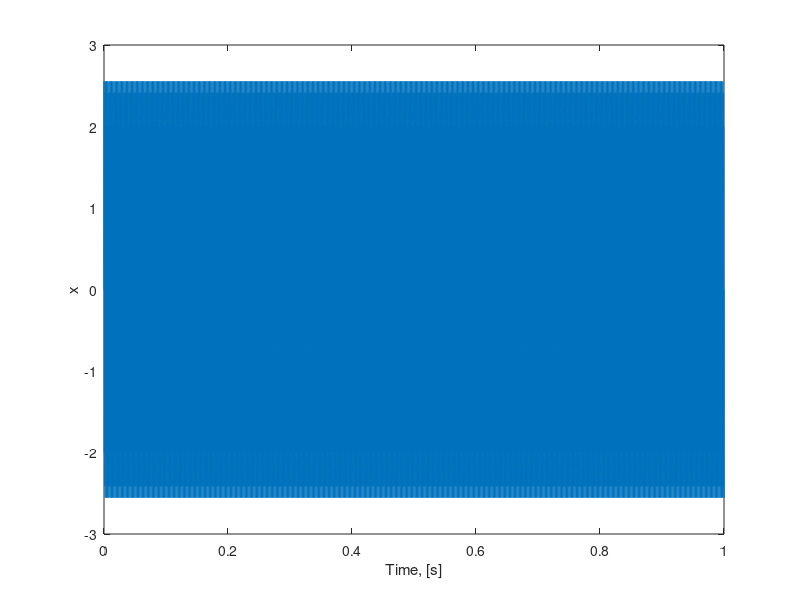
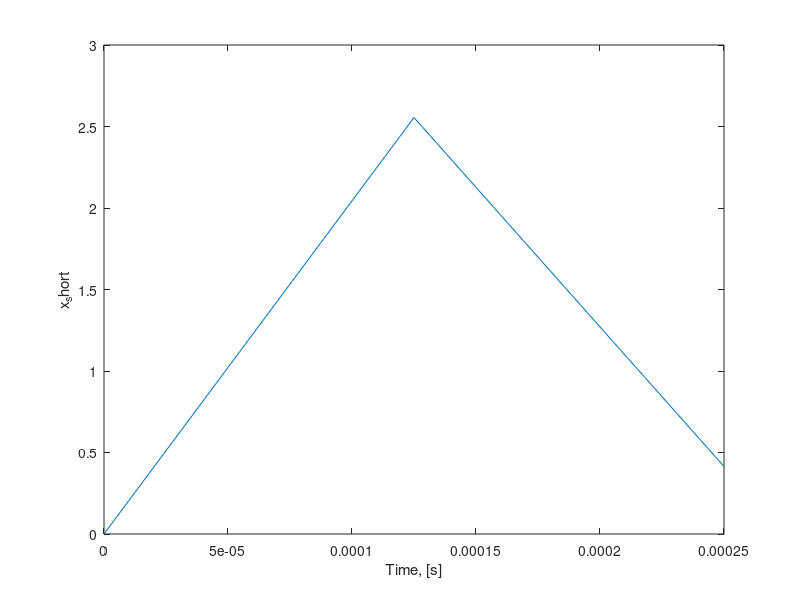
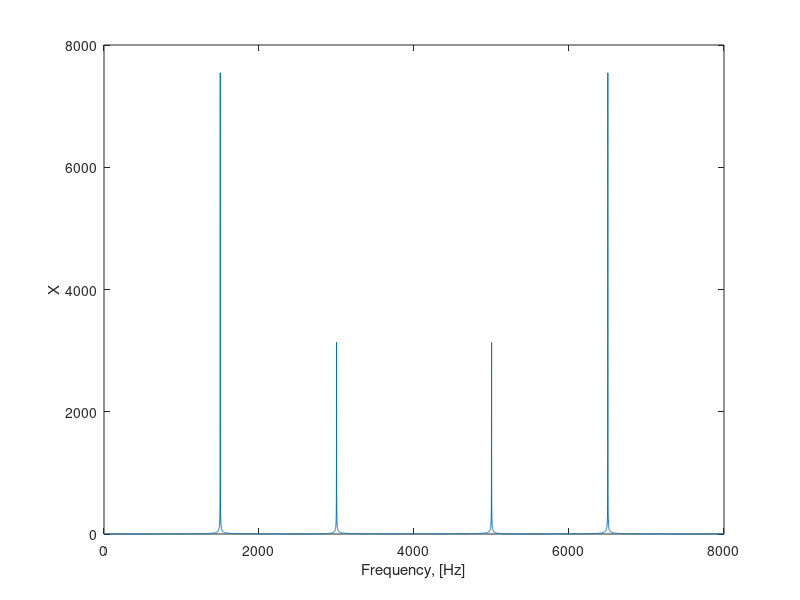
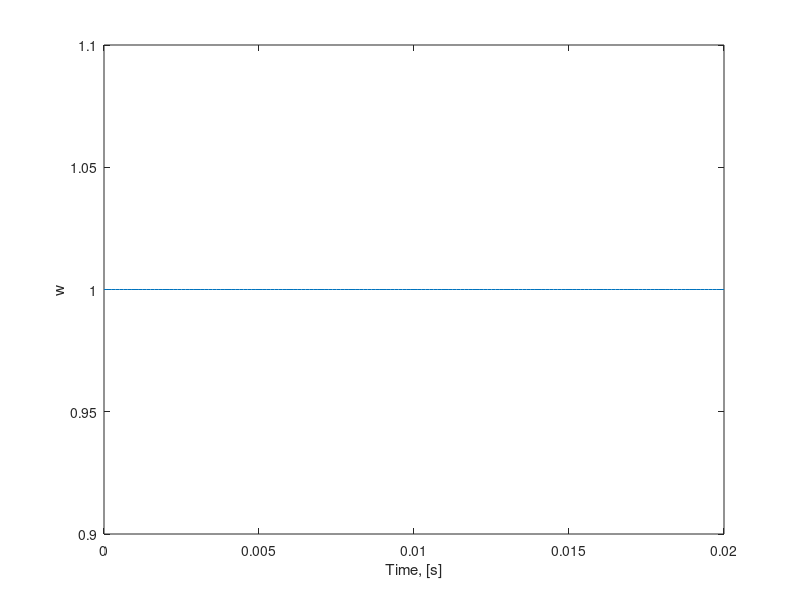

MATLAB code to generate these figures, in order:
%% June 24, 2021
clear
%% a
fs = 8000;
t = 0:1/fs:1;
x = sin(2*pi*3000*t)+2*sin(2*pi*1500*t);
%% b
figure
plot(t, x)
xlabel('Time, [s]')
ylabel('x')
%% c  
T = 0:1/fs:1/3000;

figure
plot(T, x(1:length(T)))
xlabel('Time, [s]')
ylabel('x_short')
%% d
f_ax = 0:fs/(length(x)-1):fs;
figure
plot(f_ax, abs(fft(x)))
xlabel('Frequency, [Hz]')
ylabel('X')
%% e
z = fs*sum(abs(diff(x>0)))/length(x);%zerocrossrate(x);
disp(z)
%% f 
t1 = 0:1/fs:0.02;
w = ones(1, length(t1));

figure
plot(t1, w)
xlabel('Time, [s]')
ylabel('w')
%% g
x_w = w.*x(1:length(w));
%% h
f_ax = 0:fs/(length(x_w)-1):fs;

figure
plot(f_ax, abs(fft(x_w)))
xlabel('Frequency, [Hz]')
ylabel('X_W')
%% i
h = [0.5, 0.5];
y = ifft(fft(h,length(h)+length(x_w)-1).*fft(x_w,length(h)+length(x_w)-1));
%% j
f_ax = 0:fs/(length(y)-1):fs;

figure
plot(f_ax, abs(fft(y)))
xlabel('Frequency, [Hz]')
ylabel('Y')
%% k
y_t = conv(h, x_w);